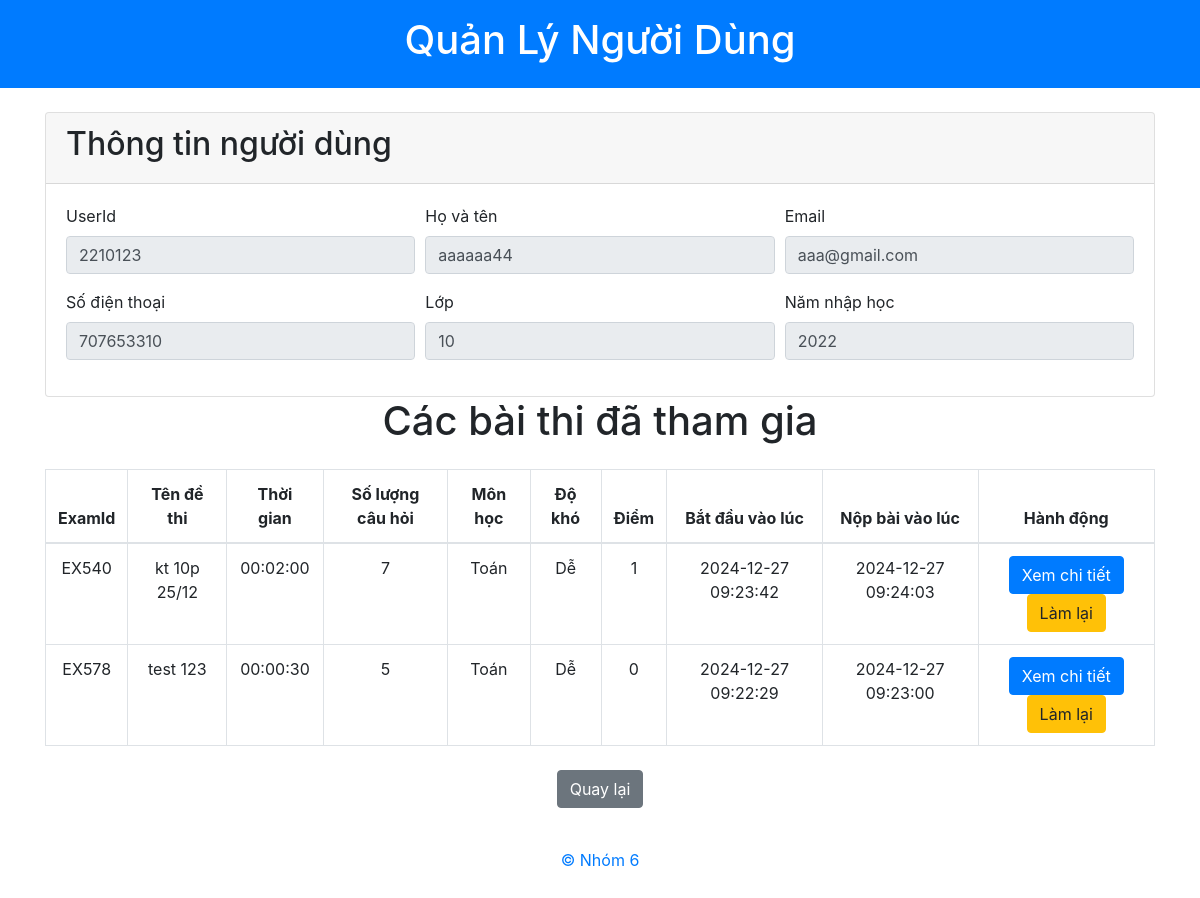
Before: /PageAdmin/PViewUserExams.php?userId=2210123 with the older database file.
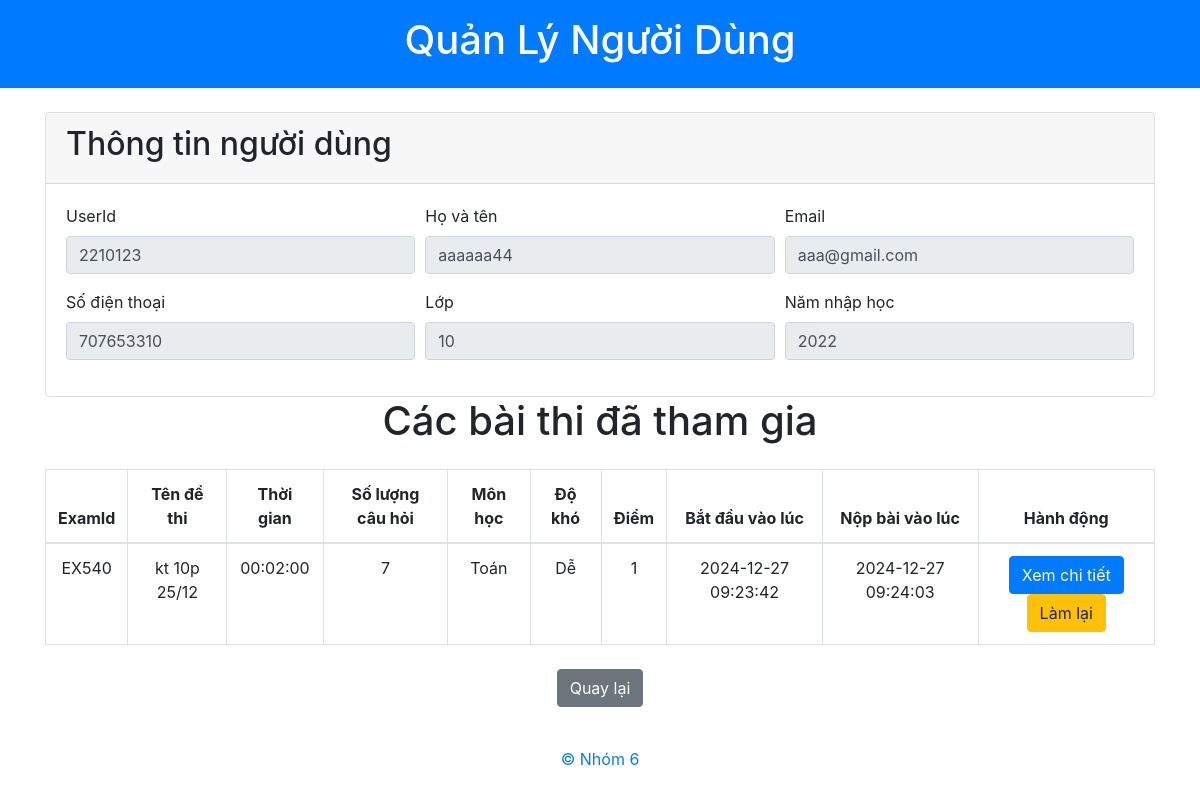
After: the same page with the newer database file.
### tables this page shows
CREATE TABLE `exams` (
  `ExamId` varchar(10) NOT NULL,
  `ExamTitle` text NOT NULL,
  `Duration` time DEFAULT NULL,
  `NumOfQues` int(11) NOT NULL,
  `Subject` varchar(50) NOT NULL,
  `Difficult` varchar(50) NOT NULL
);

CREATE TABLE `results` (
  `ResultId` varchar(10) NOT NULL,
  `AUId` varchar(10) NOT NULL,
  `Score` int(11) NOT NULL,
  `TimeStart` datetime NOT NULL,
  `TimeSubmit` datetime NOT NULL
);

### PageAdmin/PViewUserExams.php (the view, shortened to what the changed rows need)
<?php
include('../conn/conn_database.php');
$userId = $_GET['userId'] ?? null;
$sql_auid = "SELECT AUId FROM adduser WHERE userId = ?";
$stmt_auid = $conn->prepare($sql_auid);
$stmt_auid->bind_param("s", $userId);
$stmt_auid->execute();
$result_auid = $stmt_auid->get_result();
$auids = [];
while ($row = $result_auid->fetch_assoc()) {
    $auids[] = $row['AUId'];
}
$auids_with_results = [];
if (!empty($auids)) {
    $placeholders = implode(',', array_fill(0, count($auids), '?'));
    $sql_results = "SELECT AUId, Score, TimeStart, TimeSubmit FROM results WHERE AUId IN ($placeholders)";
    $stmt_results = $conn->prepare($sql_results);
    $stmt_results->bind_param(str_repeat('s', count($auids)), ...$auids);
    $stmt_results->execute();
    $result_results = $stmt_results->get_result();
    while ($row = $result_results->fetch_assoc()) {
        $auids_with_results[$row['AUId']] = $row;
    }
}
$exam_ids = [];
if (!empty($auids_with_results)) {
    $placeholders = implode(',', array_fill(0, count($auids_with_results), '?'));
    $sql_exam_ids = "SELECT DISTINCT examId, AUId FROM adduser WHERE AUId IN ($placeholders)";
    $stmt_exam_ids = $conn->prepare($sql_exam_ids);
    $auids_keys = array_keys($auids_with_results);
    $stmt_exam_ids->bind_param(str_repeat('s', count($auids_with_results)), ...$auids_keys);
    $stmt_exam_ids->execute();
    $result_exam_ids = $stmt_exam_ids->get_result();
    while ($row = $result_exam_ids->fetch_assoc()) {
        $exam_ids[$row['examId']] = $row['AUId'];
    }
}
$exams = [];
if (!empty($exam_ids)) {
    $placeholders = implode(',', array_fill(0, count($exam_ids), '?'));
    $sql_exams = "SELECT examId, examTitle, duration, numOfQues, subject, difficult FROM exams WHERE examId IN ($placeholders)";
    $exam_ids_keys = array_keys($exam_ids);
    $stmt_exams = $conn->prepare($sql_exams);
    $stmt_exams->bind_param(str_repeat('s', count($exam_ids)), ...$exam_ids_keys);
    $exam_ids_keys = array_keys($exam_ids);
    $stmt_exams->bind_param(str_repeat('s', count($exam_ids)), ...$exam_ids_keys);
    $stmt_exams->execute();
    $result_exams = $stmt_exams->get_result();
    while ($row = $result_exams->fetch_assoc()) {
        $exams[$row['examId']] = $row;
    }
}
?>
<!DOCTYPE html>
<html lang="en">
<head>
    <link href="https://maxcdn.bootstrapcdn.com/bootstrap/4.5.2/css/bootstrap.min.css" rel="stylesheet">
</head>
<body>
    <header class="bg-primary text-white text-center py-3">
        <h1>Quản Lý Người Dùng</h1>
    </header>
    <div class="container mt-4">
    <div class="card mt-4">
            <div class="card-header">
                <h2>Thông tin người dùng</h2>
            </div>
        </div>
        <h1 class="text-center">Các bài thi đã tham gia</h1>
        <table class="table table-bordered mt-4">
            <thead>
                <tr>
                    <th>ExamId</th>
                    <th>Tên đề thi</th>
                    <th>Thời gian</th>
                    <th>Số lượng câu hỏi</th>
                    <th>Môn học</th>
                    <th>Độ khó</th>
                    <th>Điểm</th>
                    <th>Bắt đầu vào lúc</th>
                    <th>Nộp bài vào lúc</th>
                    <th>Hành động</th>
                </tr>
            </thead>
            <tbody>
                <?php if (!empty($exams)): ?>
                    <?php foreach ($exams as $examId => $exam): ?>
                        <tr>
                            <td><?= htmlspecialchars($exam['examId']) ?></td>
                            <td><?= htmlspecialchars($exam['examTitle']) ?></td>
                            <td><?= htmlspecialchars($exam['duration']) ?></td>
                            <td><?= htmlspecialchars($exam['numOfQues']) ?></td>
                            <td><?= htmlspecialchars($exam['subject']) ?></td>
                            <td><?= htmlspecialchars($exam['difficult']) ?></td>
                            <td><?= htmlspecialchars($auids_with_results[$exam_ids[$examId]]['Score']) ?></td>
                            <td><?= htmlspecialchars($auids_with_results[$exam_ids[$examId]]['TimeStart']) ?></td>
                            <td><?= htmlspecialchars($auids_with_results[$exam_ids[$examId]]['TimeSubmit']) ?></td>
                            <td>
                                <a href="PViewExamDetails.php?examId=<?= htmlspecialchars($exam['examId']) ?>&userId=<?= htmlspecialchars($userId) ?>&auid=<?= htmlspecialchars($exam_ids[$examId]) ?>" class="btn btn-primary">Xem chi tiết</a>
                                <form method="post" style="display:inline;">
                                    <button type="button" class="btn btn-warning" onclick="confirmReattempt(this.form)">Làm lại</button>
                                </form>
                            </td>
                        </tr>
                    <?php endforeach; ?>
                <?php else: ?>
                    <tr>
                        <td colspan="10" class="text-center">Không có dữ liệu</td>
                    </tr>
                <?php endif; ?>
            </tbody>
        </table>
    </div>
</body>
</html>
<?php
include('../template/Tfooter.php');
?>

Changed rows visible on the page:
no longer on this page (row unchanged): exams: ExamId "EX578", ExamTitle "test 123", Duration "00:00:30", NumOfQues "5", Subject "Toán", Difficult "Dễ"
removed results: Score "0", TimeStart "2024-12-27 09:22:29", TimeSubmit "2024-12-27 09:23:00"
